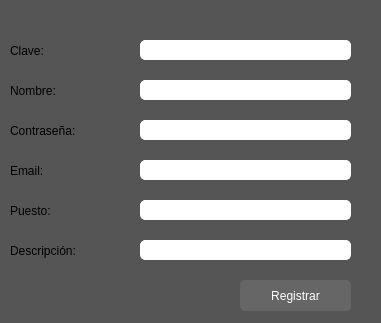
<?xml version="1.0" encoding="UTF-8"?>
<ui version="4.0">
 <class>Form_agregar_usuario</class>
 <widget class="QWidget" name="Form_agregar_usuario">
  <property name="geometry">
   <rect>
    <x>0</x>
    <y>0</y>
    <width>381</width>
    <height>323</height>
   </rect>
  </property>
  <property name="maximumSize">
   <size>
    <width>381</width>
    <height>323</height>
   </size>
  </property>
  <property name="windowTitle">
   <string>Agregar Usuario</string>
  </property>
  <property name="styleSheet">
   <string notr="true">background-color: #555;</string>
  </property>
  <widget class="QLabel" name="lbl_clave">
   <property name="geometry">
    <rect>
     <x>10</x>
     <y>40</y>
     <width>61</width>
     <height>21</height>
    </rect>
   </property>
   <property name="styleSheet">
    <string notr="true">color: balck;
font: 900 12pt &quot;Arial&quot;;</string>
   </property>
   <property name="text">
    <string>Clave:</string>
   </property>
  </widget>
  <widget class="QLineEdit" name="txt_clave">
   <property name="geometry">
    <rect>
     <x>140</x>
     <y>40</y>
     <width>211</width>
     <height>20</height>
    </rect>
   </property>
   <property name="styleSheet">
    <string notr="true">color: black;
font: 75 10pt &quot;Arial&quot;;
border: 1px solid white;
border-radius: 5px;
background-color: white;</string>
   </property>
  </widget>
  <widget class="QLineEdit" name="txt_nombre">
   <property name="geometry">
    <rect>
     <x>140</x>
     <y>80</y>
     <width>211</width>
     <height>20</height>
    </rect>
   </property>
   <property name="styleSheet">
    <string notr="true">color: black;
font: 75 10pt &quot;Arial&quot;;
border: 1px solid white;
border-radius: 5px;
background-color: white;</string>
   </property>
   <property name="text">
    <string/>
   </property>
  </widget>
  <widget class="QLabel" name="lbl_nombre">
   <property name="geometry">
    <rect>
     <x>10</x>
     <y>80</y>
     <width>81</width>
     <height>21</height>
    </rect>
   </property>
   <property name="styleSheet">
    <string notr="true">color: balck;
font: 900 12pt &quot;Arial&quot;;</string>
   </property>
   <property name="text">
    <string>Nombre:</string>
   </property>
  </widget>
  <widget class="QLineEdit" name="txt_contrasena">
   <property name="geometry">
    <rect>
     <x>140</x>
     <y>120</y>
     <width>211</width>
     <height>20</height>
    </rect>
   </property>
   <property name="styleSheet">
    <string notr="true">color: black;
font: 75 10pt &quot;Arial&quot;;
border: 1px solid white;
border-radius: 5px;
background-color: white;</string>
   </property>
   <property name="echoMode">
    <enum>QLineEdit::Password</enum>
   </property>
  </widget>
  <widget class="QLabel" name="lbl_contrasena">
   <property name="geometry">
    <rect>
     <x>10</x>
     <y>120</y>
     <width>111</width>
     <height>21</height>
    </rect>
   </property>
   <property name="styleSheet">
    <string notr="true">color: balck;
font: 900 12pt &quot;Arial&quot;;</string>
   </property>
   <property name="text">
    <string>Contraseña:</string>
   </property>
  </widget>
  <widget class="QLineEdit" name="txt_email">
   <property name="geometry">
    <rect>
     <x>140</x>
     <y>160</y>
     <width>211</width>
     <height>20</height>
    </rect>
   </property>
   <property name="styleSheet">
    <string notr="true">color: black;
font: 75 10pt &quot;Arial&quot;;
border: 1px solid white;
border-radius: 5px;
background-color: white;</string>
   </property>
   <property name="text">
    <string/>
   </property>
  </widget>
  <widget class="QLabel" name="lbl_email">
   <property name="geometry">
    <rect>
     <x>10</x>
     <y>160</y>
     <width>61</width>
     <height>21</height>
    </rect>
   </property>
   <property name="styleSheet">
    <string notr="true">color: balck;
font: 900 12pt &quot;Arial&quot;;</string>
   </property>
   <property name="text">
    <string>Email:</string>
   </property>
  </widget>
  <widget class="QLineEdit" name="txt_puesto">
   <property name="geometry">
    <rect>
     <x>140</x>
     <y>200</y>
     <width>211</width>
     <height>20</height>
    </rect>
   </property>
   <property name="styleSheet">
    <string notr="true">color: black;
font: 75 10pt &quot;Arial&quot;;
border: 1px solid white;
border-radius: 5px;
background-color: white;</string>
   </property>
  </widget>
  <widget class="QLabel" name="lbl_puesto">
   <property name="geometry">
    <rect>
     <x>10</x>
     <y>200</y>
     <width>71</width>
     <height>21</height>
    </rect>
   </property>
   <property name="styleSheet">
    <string notr="true">color: balck;
font: 900 12pt &quot;Arial&quot;;</string>
   </property>
   <property name="text">
    <string>Puesto:</string>
   </property>
  </widget>
  <widget class="QLineEdit" name="txt_descripcion">
   <property name="geometry">
    <rect>
     <x>140</x>
     <y>240</y>
     <width>211</width>
     <height>20</height>
    </rect>
   </property>
   <property name="styleSheet">
    <string notr="true">color: black;
font: 75 10pt &quot;Arial&quot;;
border: 1px solid white;
border-radius: 5px;
background-color: white;</string>
   </property>
   <property name="text">
    <string/>
   </property>
  </widget>
  <widget class="QLabel" name="lbl_descripcion">
   <property name="geometry">
    <rect>
     <x>10</x>
     <y>240</y>
     <width>121</width>
     <height>21</height>
    </rect>
   </property>
   <property name="styleSheet">
    <string notr="true">color: balck;
font: 900 12pt &quot;Arial&quot;;</string>
   </property>
   <property name="text">
    <string>Descripción:</string>
   </property>
  </widget>
  <widget class="QPushButton" name="btn_agregar_usuarios">
   <property name="geometry">
    <rect>
     <x>240</x>
     <y>280</y>
     <width>111</width>
     <height>31</height>
    </rect>
   </property>
   <property name="cursor">
    <cursorShape>PointingHandCursor</cursorShape>
   </property>
   <property name="styleSheet">
    <string notr="true">QObject{
	color:White;
	font: 900 12pt &quot;Arial&quot;;
	background-color: #666;
	border-radius: 5px;
}
QObject:hover{
	background-color: #222;
}</string>
   </property>
   <property name="text">
    <string>Registrar</string>
   </property>
  </widget>
 </widget>
 <resources/>
 <connections/>
</ui>
